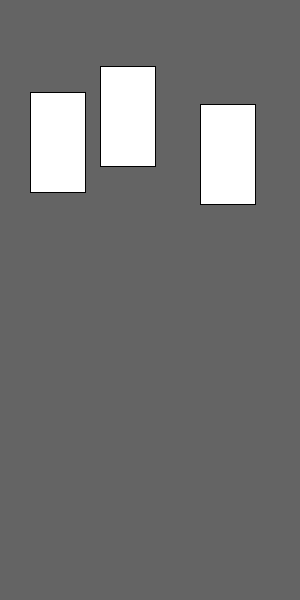
Frame 1 (no input)
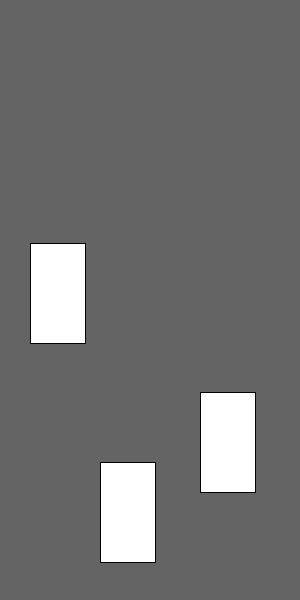
Frame 60 (the mouse pressed at the canvas centre just before this capture)
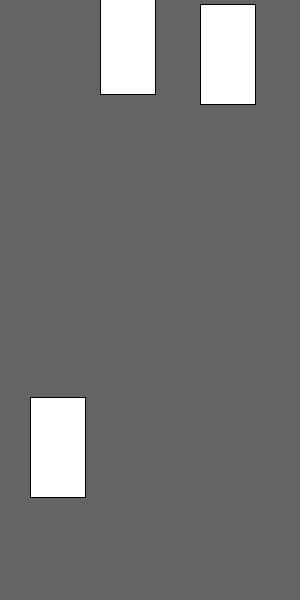
Frame 120 (the mouse held since frame 60 and released just before this capture)

The Processing sketch that drew these frames (run headless with seeded random() and noise(); from frame 60 on, the mouse is pressed at the canvas centre):

// Processing sketch: Adventure
// ── Adventure.pde
//Variables for square
int ab = 20;
float bc = 60;
float cd = 100;
int de = 80;
int ef = 70;
int fg = 10;
int gh = 50;
float hi = 90;

//Variables for speed
int d = 1;
int e = 5;
float f = random(1, 7);
int g = 7;
int h = 2;
float i = random(1, 7);
float j = random(1, 7);
;
float k = 0.5;
int l = 3;
int m = 7;
int n = 1;
int o = 1;
int p = 3;
int q = 1;
int r = 5;
int s = 6;
int t = 7;
int u = 3;
int v = 7;
int w = 1;
int x = 7;
int z = 4;
int y = 4;

void setup() {
  // Create canvas to work on
  size(300, 600);
} 

void draw() {
  //make square scoll down screen with variables
  //Square 1
  background(100);
  hi=hi+ i;
  rect(30, hi, 55, 100);
  if (hi>600) {
    hi=-100;
    i = random(1, 7);
  }


    //Square 2
    bc += j;
    rect(100, bc, 55, 100);
    if (bc>600) {
      bc=-100;
      j = random(1, 7);
    }

    //Square 3
    cd=cd+ f;
    rect(200, cd, 55, 100);

    //when the why of the square is greeter than the butotm it puts it on the top
    if (cd>600) {
      cd=-100;
      f = random(1, 7);
    }
  }
